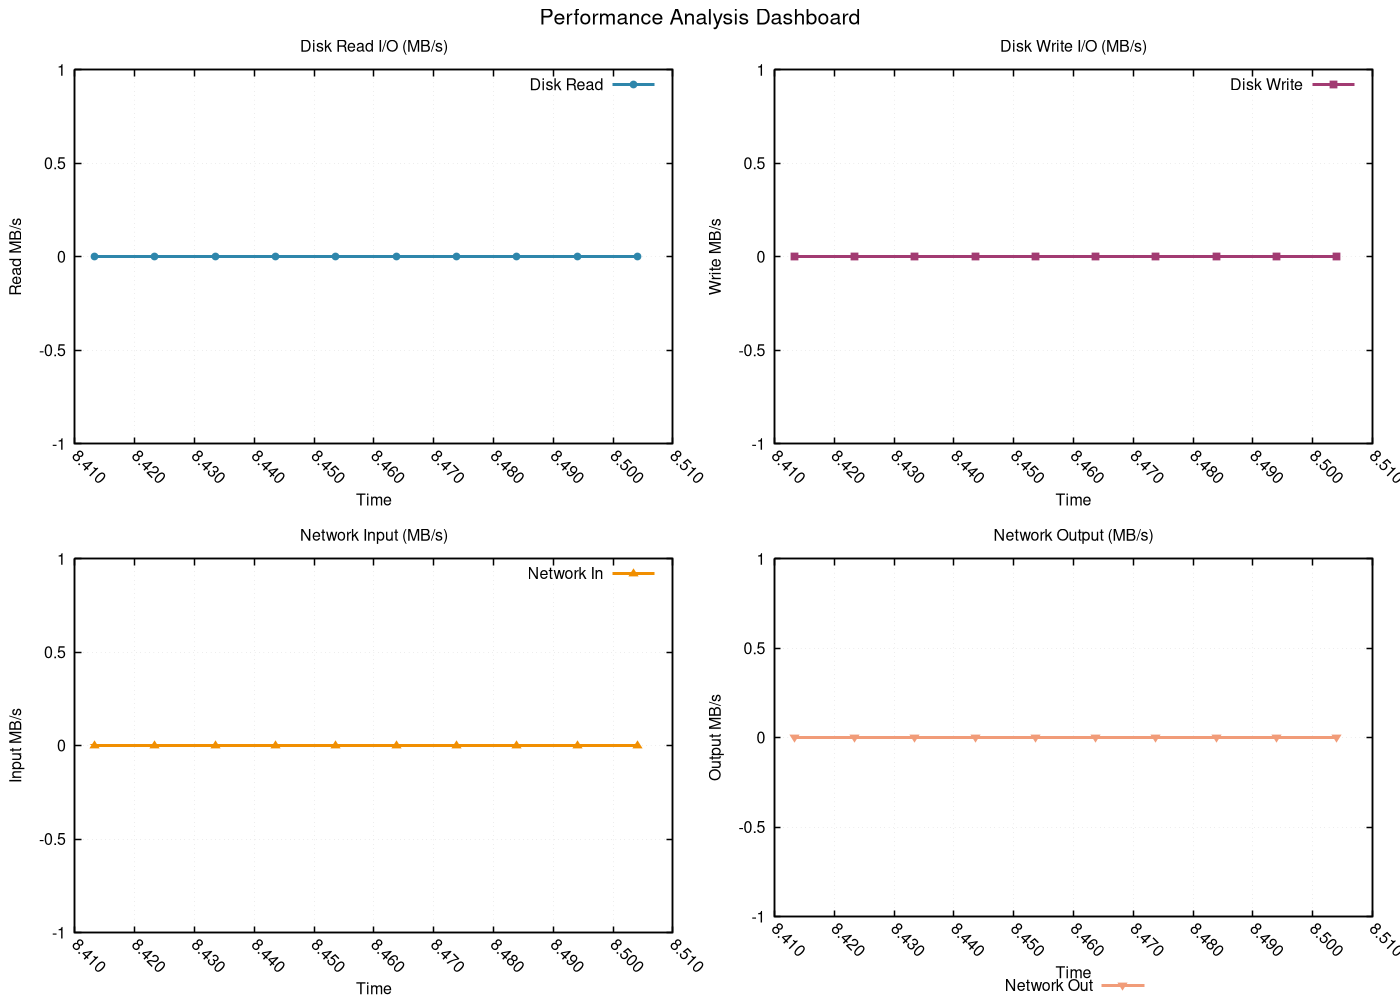

gnuplot code for this plot:
# GNUplot script for performance metrics
set terminal pngcairo enhanced font 'Helvetica,12' size 1400,1000
set output 'png/linear_search_20260131_225122_resources.png'

set multiplot layout 2,2 title 'Performance Analysis Dashboard' font 'Helvetica,16'
set style line 1 lc rgb '#2E86AB' lt 1 lw 3 pt 7 ps 0.8
set style line 2 lc rgb '#A23B72' lt 1 lw 3 pt 5 ps 0.8
set style line 3 lc rgb '#F18F01' lt 1 lw 3 pt 9 ps 0.8
set style line 4 lc rgb '#F19C79' lt 1 lw 3 pt 11 ps 0.8
set style line 5 lc rgb '#0ABB9F' lt 1 lw 3 pt 13 ps 0.8

set format x "%.3f"
set xtics rotate by -45
set autoscale x

set title 'Disk Read I/O (MB/s)'
set xlabel 'Time'
set ylabel 'Read MB/s'
set grid linestyle 1 lc rgb '#D3D3D3' lt 0 lw 1
set border linewidth 1.5
plot 'png/linear_search_20260131_225122_resources.dat' using 1:4 with linespoints ls 1 title 'Disk Read'
set title 'Disk Write I/O (MB/s)'
set xlabel 'Time'
set ylabel 'Write MB/s'
set grid linestyle 1 lc rgb '#D3D3D3' lt 0 lw 1
set border linewidth 1.5
plot 'png/linear_search_20260131_225122_resources.dat' using 1:5 with linespoints ls 2 title 'Disk Write'
set title 'Network Input (MB/s)'
set xlabel 'Time'
set ylabel 'Input MB/s'
set grid linestyle 1 lc rgb '#D3D3D3' lt 0 lw 1
set border linewidth 1.5
plot 'png/linear_search_20260131_225122_resources.dat' using 1:6 with linespoints ls 3 title 'Network In'
set title 'Network Output (MB/s)'
set xlabel 'Time'
set ylabel 'Output MB/s'
set grid linestyle 1 lc rgb '#D3D3D3' lt 0 lw 1
set border linewidth 1.5
set key outside center bottom horizontal
plot 'png/linear_search_20260131_225122_resources.dat' using 1:7 with linespoints ls 4 title 'Network Out'
unset multiplot
